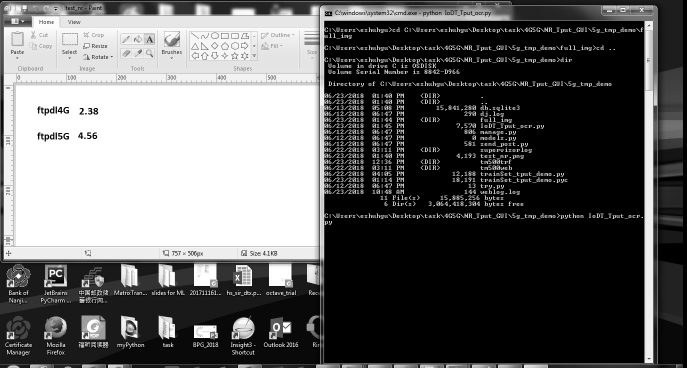
#> input picture full_img/1529732750.88.png, 1373 x 735 px (shown at 1/2 size); its folder holds only this picture in this run
$ python IoDT_Tput_ocr_4G.py   (Python 2 division)
#> lines starting #> are read from the running program, lines starting #| are printed output that depends on the picture
# -*- coding: utf-8 -*-
"""
Created on Thu Dec 14 06:48:08 2017

@author: egancen
"""


from PIL import Image, ImageGrab
from pylab import *
import numpy  as np
import time
np.set_printoptions(threshold=np.inf)
import glob
from trainSet_tput_demo import tran_dict


from PIL import Image, ImageGrab
from pylab import *
import numpy as np
import time
import pytesseract

import requests
import json
import time
from random import randint

def ocr_single_img_tess(full_img, pos_dict):
    final_result_list = []
    for kpi_key, value in pos_dict.items():
        full_img = full_img
        data_img = full_img.crop(value)
        code = pytesseract.image_to_string(data_img)
        return code


def ocr():
#add capature screen here.
    for p in glob.glob("./full_img/*"):
        full_img = Image.open(p)
#> full_img is the input picture: PIL image 1373x735 L; min 0, max 255, mean 98.7
        tput4G = ocr_single_img_tess(full_img, {"tput_pos":[145,206,250,242]})  #4G speed
#> the loop in ocr_single_img_tess, `for kpi_key, value in pos_dict.items():` made 1 pass
#> (kpi_key, value) on pass 1: ('tput_pos', [145, 206, 250, 242])
#> pass 1, in ocr_single_img_tess, `data_img = full_img.crop(value)`:
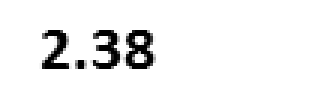
#> data_img: PIL image 105x36 L (shown 3 times larger); min 0, max 255, mean 240.9
        print tput4G
        return tput4G


def main():
    time.sleep(5)
    url = "http://127.0.0.1:8002/scheduler/"
    while True:
        try:
            tput4G=ocr()
            requests.post(url, data = json.dumps({'cmd':"dltput4G", "data":{"dltput4G":tput4G}}, ensure_ascii=False))
        except:
            pass

#        full_img.save("%s.png" % str(time.time()))
#        time.sleep(1)


if __name__ == "__main__":
#    pro_db()
    main()
#> (the call stopped at in ocr_single_img_tess, `code = pytesseract.image_to_string(data_img)`: pytesseract is not available in this run)
#    ocr()
